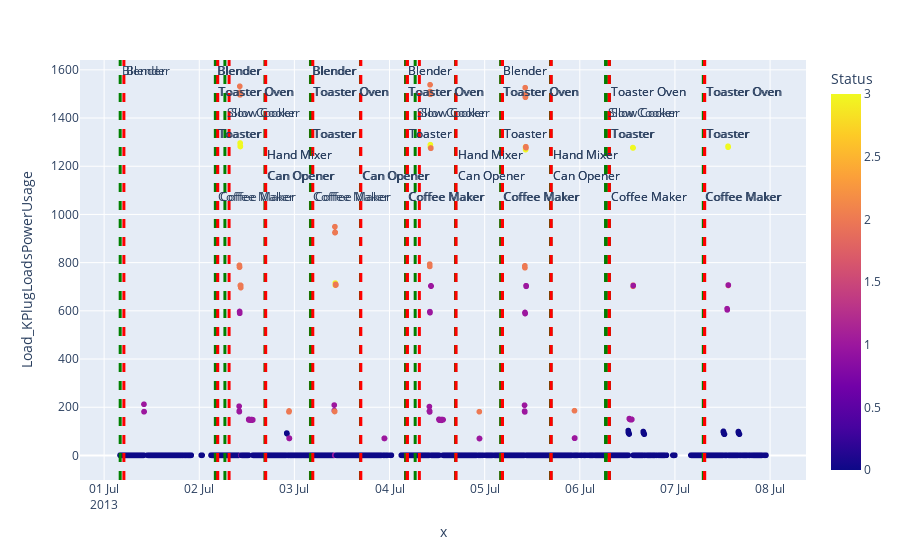

Notebook code cell kept with this figure:
### Code cell
fig = px.scatter(kitchen_plugs,
                 x=[time.timestamp() * 1000 for time in kitchen_plugs["Timestamp"]],
                 y="Load_KPlugLoadsPowerUsage", color="Status")

height = 1
for appliance, df in appliance_dict.items():
    for index in df.index:
        x = df.loc[index, "Timestamp"].timestamp() * 1000 - (2 + int(str(df.loc[index, "Timestamp"]).split("-")[-1][
                                                                         1])) * 3_600_000
        fig.add_vline(x=x,
                      line_width=3,
                      line_dash="dash",
                      annotation_text=df.loc[index, "Appliance"],
                      line_color=df.loc[index, "Color"],
                      annotation_y=height)
    height -= 0.05

fig.update_layout(
    xaxis={'type': 'date', 'tickformat': '%Y-%m-%d %H:%M:%S'}, )

fig.update_layout(
    xaxis_tickformatstops=[
        dict(dtickrange=[None, 60e6], value="%H:%M\n%d %b %y"),
        dict(dtickrange=[60e6, 10e10], value="%d %b\n%Y"),
        dict(dtickrange=[10e10, 10e100], value="%Y-%m-%d")])

fig.show()

### Figure 1 — Plotly figure (JSON) as saved in the notebook; plotly's stock layout.template omitted (floating-point values rounded to 4 significant figures; data arrays with more than 128 entries replaced by an {"elided": "..."} marker saying what was removed)
{"data": [{"hovertemplate": "x=%{x}<br>Load_KPlugLoadsPowerUsage=%{y}<br>Status=%{marker.color}<extra></extra>", "legendgroup": "", "marker": {"color": {"elided": "8210 float values"}, "coloraxis": "coloraxis", "symbol": "circle"}, "mode": "markers", "name": "", "showlegend": false, "x": {"elided": "8210 float values"}, "xaxis": "x", "y": {"elided": "8210 float values"}, "yaxis": "y", "type": "scattergl"}], "layout": {"xaxis": {"anchor": "y", "domain": [0.0, 1.0], "title": {"text": "x"}, "type": "date", "tickformat": "%Y-%m-%d %H:%M:%S", "tickformatstops": [{"dtickrange": [null, 60000000.0], "value": "%H:%M\n%d %b %y"}, {"dtickrange": [60000000.0, 100000000000.0], "value": "%d %b\n%Y"}, {"dtickrange": [100000000000.0, 1e+101], "value": "%Y-%m-%d"}]}, "yaxis": {"anchor": "x", "domain": [0.0, 1.0], "title": {"text": "Load_KPlugLoadsPowerUsage"}}, "coloraxis": {"colorbar": {"title": {"text": "Status"}}, "colorscale": [[0.0, "#0d0887"], [0.1111, "#46039f"], [0.2222, "#7201a8"], [0.3333, "#9c179e"], [0.4444, "#bd3786"], [0.5556, "#d8576b"], [0.6667, "#ed7953"], [0.7778, "#fb9f3a"], [0.8889, "#fdca26"], [1.0, "#f0f921"]]}, "legend": {"tracegroupgap": 0}, "margin": {"t": 60}, "shapes": [{"line": {"color": "green", "dash": "dash", "width": 3}, "type": "line", "x0": 1373000000000.0, "x1": 1373000000000.0, "xref": "x", "y0": 0, "y1": 1, "yref": "y domain"}, {"line": {"color": "red", "dash": "dash", "width": 3}, "type": "line", "x0": 1373000000000.0, "x1": 1373000000000.0, "xref": "x", "y0": 0, "y1": 1, "yref": "y domain"}, {"line": {"color": "green", "dash": "dash", "width": 3}, "type": "line", "x0": 1373000000000.0, "x1": 1373000000000.0, "xref": "x", "y0": 0, "y1": 1, "yref": "y domain"}, {"line": {"color": "red", "dash": "dash", "width": 3}, "type": "line", "x0": 1373000000000.0, "x1": 1373000000000.0, "xref": "x", "y0": 0, "y1": 1, "yref": "y domain"}, {"line": {"color": "green", "dash": "dash", "width": 3}, "type": "line", "x0": 1373000000000.0, "x1": 1373000000000.0, "xref": "x", "y0": 0, "y1": 1, "yref": "y domain"}, {"line": {"color": "red", "dash": "dash", "width": 3}, "type": "line", "x0": 1373000000000.0, "x1": 1373000000000.0, "xref": "x", "y0": 0, "y1": 1, "yref": "y domain"}, {"line": {"color": "green", "dash": "dash", "width": 3}, "type": "line", "x0": 1373000000000.0, "x1": 1373000000000.0, "xref": "x", "y0": 0, "y1": 1, "yref": "y domain"}, {"line": {"color": "red", "dash": "dash", "width": 3}, "type": "line", "x0": 1373000000000.0, "x1": 1373000000000.0, "xref": "x", "y0": 0, "y1": 1, "yref": "y domain"}, {"line": {"color": "green", "dash": "dash", "width": 3}, "type": "line", "x0": 1373000000000.0, "x1": 1373000000000.0, "xref": "x", "y0": 0, "y1": 1, "yref": "y domain"}, {"line": {"color": "red", "dash": "dash", "width": 3}, "type": "line", "x0": 1373000000000.0, "x1": 1373000000000.0, "xref": "x", "y0": 0, "y1": 1, "yref": "y domain"}, {"line": {"color": "green", "dash": "dash", "width": 3}, "type": "line", "x0": 1373000000000.0, "x1": 1373000000000.0, "xref": "x", "y0": 0, "y1": 1, "yref": "y domain"}, {"line": {"color": "red", "dash": "dash", "width": 3}, "type": "line", "x0": 1373000000000.0, "x1": 1373000000000.0, "xref": "x", "y0": 0, "y1": 1, "yref": "y domain"}, {"line": {"color": "green", "dash": "dash", "width": 3}, "type": "line", "x0": 1373000000000.0, "x1": 1373000000000.0, "xref": "x", "y0": 0, "y1": 1, "yref": "y domain"}, {"line": {"color": "red", "dash": "dash", "width": 3}, "type": "line", "x0": 1373000000000.0, "x1": 1373000000000.0, "xref": "x", "y0": 0, "y1": 1, "yref": "y domain"}, {"line": {"color": "green", "dash": "dash", "width": 3}, "type": "line", "x0": 1373000000000.0, "x1": 1373000000000.0, "xref": "x", "y0": 0, "y1": 1, "yref": "y domain"}, {"line": {"color": "red", "dash": "dash", "width": 3}, "type": "line", "x0": 1373000000000.0, "x1": 1373000000000.0, "xref": "x", "y0": 0, "y1": 1, "yref": "y domain"}, {"line": {"color": "green", "dash": "dash", "width": 3}, "type": "line", "x0": 1373000000000.0, "x1": 1373000000000.0, "xref": "x", "y0": 0, "y1": 1, "yref": "y domain"}, {"line": {"color": "red", "dash": "dash", "width": 3}, "type": "line", "x0": 1373000000000.0, "x1": 1373000000000.0, "xref": "x", "y0": 0, "y1": 1, "yref": "y domain"}, {"line": {"color": "green", "dash": "dash", "width": 3}, "type": "line", "x0": 1373000000000.0, "x1": 1373000000000.0, "xref": "x", "y0": 0, "y1": 1, "yref": "y domain"}, {"line": {"color": "red", "dash": "dash", "width": 3}, "type": "line", "x0": 1373000000000.0, "x1": 1373000000000.0, "xref": "x", "y0": 0, "y1": 1, "yref": "y domain"}, {"line": {"color": "green", "dash": "dash", "width": 3}, "type": "line", "x0": 1373000000000.0, "x1": 1373000000000.0, "xref": "x", "y0": 0, "y1": 1, "yref": "y domain"}, {"line": {"color": "red", "dash": "dash", "width": 3}, "type": "line", "x0": 1373000000000.0, "x1": 1373000000000.0, "xref": "x", "y0": 0, "y1": 1, "yref": "y domain"}, {"line": {"color": "green", "dash": "dash", "width": 3}, "type": "line", "x0": 1373000000000.0, "x1": 1373000000000.0, "xref": "x", "y0": 0, "y1": 1, "yref": "y domain"}, {"line": {"color": "red", "dash": "dash", "width": 3}, "type": "line", "x0": 1373000000000.0, "x1": 1373000000000.0, "xref": "x", "y0": 0, "y1": 1, "yref": "y domain"}, {"line": {"color": "green", "dash": "dash", "width": 3}, "type": "line", "x0": 1373000000000.0, "x1": 1373000000000.0, "xref": "x", "y0": 0, "y1": 1, "yref": "y domain"}, {"line": {"color": "red", "dash": "dash", "width": 3}, "type": "line", "x0": 1373000000000.0, "x1": 1373000000000.0, "xref": "x", "y0": 0, "y1": 1, "yref": "y domain"}, {"line": {"color": "green", "dash": "dash", "width": 3}, "type": "line", "x0": 1373000000000.0, "x1": 1373000000000.0, "xref": "x", "y0": 0, "y1": 1, "yref": "y domain"}, {"line": {"color": "red", "dash": "dash", "width": 3}, "type": "line", "x0": 1373000000000.0, "x1": 1373000000000.0, "xref": "x", "y0": 0, "y1": 1, "yref": "y domain"}, {"line": {"color": "green", "dash": "dash", "width": 3}, "type": "line", "x0": 1373000000000.0, "x1": 1373000000000.0, "xref": "x", "y0": 0, "y1": 1, "yref": "y domain"}, {"line": {"color": "red", "dash": "dash", "width": 3}, "type": "line", "x0": 1373000000000.0, "x1": 1373000000000.0, "xref": "x", "y0": 0, "y1": 1, "yref": "y domain"}, {"line": {"color": "green", "dash": "dash", "width": 3}, "type": "line", "x0": 1373000000000.0, "x1": 1373000000000.0, "xref": "x", "y0": 0, "y1": 1, "yref": "y domain"}, {"line": {"color": "red", "dash": "dash", "width": 3}, "type": "line", "x0": 1373000000000.0, "x1": 1373000000000.0, "xref": "x", "y0": 0, "y1": 1, "yref": "y domain"}, {"line": {"color": "green", "dash": "dash", "width": 3}, "type": "line", "x0": 1373000000000.0, "x1": 1373000000000.0, "xref": "x", "y0": 0, "y1": 1, "yref": "y domain"}, {"line": {"color": "red", "dash": "dash", "width": 3}, "type": "line", "x0": 1373000000000.0, "x1": 1373000000000.0, "xref": "x", "y0": 0, "y1": 1, "yref": "y domain"}, {"line": {"color": "green", "dash": "dash", "width": 3}, "type": "line", "x0": 1373000000000.0, "x1": 1373000000000.0, "xref": "x", "y0": 0, "y1": 1, "yref": "y domain"}, {"line": {"color": "red", "dash": "dash", "width": 3}, "type": "line", "x0": 1373000000000.0, "x1": 1373000000000.0, "xref": "x", "y0": 0, "y1": 1, "yref": "y domain"}, {"line": {"color": "green", "dash": "dash", "width": 3}, "type": "line", "x0": 1373000000000.0, "x1": 1373000000000.0, "xref": "x", "y0": 0, "y1": 1, "yref": "y domain"}, {"line": {"color": "red", "dash": "dash", "width": 3}, "type": "line", "x0": 1373000000000.0, "x1": 1373000000000.0, "xref": "x", "y0": 0, "y1": 1, "yref": "y domain"}, {"line": {"color": "green", "dash": "dash", "width": 3}, "type": "line", "x0": 1373000000000.0, "x1": 1373000000000.0, "xref": "x", "y0": 0, "y1": 1, "yref": "y domain"}, {"line": {"color": "red", "dash": "dash", "width": 3}, "type": "line", "x0": 1373000000000.0, "x1": 1373000000000.0, "xref": "x", "y0": 0, "y1": 1, "yref": "y domain"}, {"line": {"color": "green", "dash": "dash", "width": 3}, "type": "line", "x0": 1373000000000.0, "x1": 1373000000000.0, "xref": "x", "y0": 0, "y1": 1, "yref": "y domain"}, {"line": {"color": "red", "dash": "dash", "width": 3}, "type": "line", "x0": 1373000000000.0, "x1": 1373000000000.0, "xref": "x", "y0": 0, "y1": 1, "yref": "y domain"}, {"line": {"color": "green", "dash": "dash", "width": 3}, "type": "line", "x0": 1373000000000.0, "x1": 1373000000000.0, "xref": "x", "y0": 0, "y1": 1, "yref": "y domain"}, {"line": {"color": "red", "dash": "dash", "width": 3}, "type": "line", "x0": 1373000000000.0, "x1": 1373000000000.0, "xref": "x", "y0": 0, "y1": 1, "yref": "y domain"}, {"line": {"color": "green", "dash": "dash", "width": 3}, "type": "line", "x0": 1373000000000.0, "x1": 1373000000000.0, "xref": "x", "y0": 0, "y1": 1, "yref": "y domain"}, {"line": {"color": "red", "dash": "dash", "width": 3}, "type": "line", "x0": 1373000000000.0, "x1": 1373000000000.0, "xref": "x", "y0": 0, "y1": 1, "yref": "y domain"}, {"line": {"color": "green", "dash": "dash", "width": 3}, "type": "line", "x0": 1373000000000.0, "x1": 1373000000000.0, "xref": "x", "y0": 0, "y1": 1, "yref": "y domain"}, {"line": {"color": "red", "dash": "dash", "width": 3}, "type": "line", "x0": 1373000000000.0, "x1": 1373000000000.0, "xref": "x", "y0": 0, "y1": 1, "yref": "y domain"}, {"line": {"color": "green", "dash": "dash", "width": 3}, "type": "line", "x0": 1373000000000.0, "x1": 1373000000000.0, "xref": "x", "y0": 0, "y1": 1, "yref": "y domain"}, {"line": {"color": "red", "dash": "dash", "width": 3}, "type": "line", "x0": 1373000000000.0, "x1": 1373000000000.0, "xref": "x", "y0": 0, "y1": 1, "yref": "y domain"}, {"line": {"color": "green", "dash": "dash", "width": 3}, "type": "line", "x0": 1373000000000.0, "x1": 1373000000000.0, "xref": "x", "y0": 0, "y1": 1, "yref": "y domain"}, {"line": {"color": "red", "dash": "dash", "width": 3}, "type": "line", "x0": 1373000000000.0, "x1": 1373000000000.0, "xref": "x", "y0": 0, "y1": 1, "yref": "y domain"}, {"line": {"color": "green", "dash": "dash", "width": 3}, "type": "line", "x0": 1373000000000.0, "x1": 1373000000000.0, "xref": "x", "y0": 0, "y1": 1, "yref": "y domain"}, {"line": {"color": "red", "dash": "dash", "width": 3}, "type": "line", "x0": 1373000000000.0, "x1": 1373000000000.0, "xref": "x", "y0": 0, "y1": 1, "yref": "y domain"}, {"line": {"color": "green", "dash": "dash", "width": 3}, "type": "line", "x0": 1373000000000.0, "x1": 1373000000000.0, "xref": "x", "y0": 0, "y1": 1, "yref": "y domain"}, {"line": {"color": "red", "dash": "dash", "width": 3}, "type": "line", "x0": 1373000000000.0, "x1": 1373000000000.0, "xref": "x", "y0": 0, "y1": 1, "yref": "y domain"}, {"line": {"color": "green", "dash": "dash", "width": 3}, "type": "line", "x0": 1373000000000.0, "x1": 1373000000000.0, "xref": "x", "y0": 0, "y1": 1, "yref": "y domain"}, {"line": {"color": "red", "dash": "dash", "width": 3}, "type": "line", "x0": 1373000000000.0, "x1": 1373000000000.0, "xref": "x", "y0": 0, "y1": 1, "yref": "y domain"}, {"line": {"color": "green", "dash": "dash", "width": 3}, "type": "line", "x0": 1373000000000.0, "x1": 1373000000000.0, "xref": "x", "y0": 0, "y1": 1, "yref": "y domain"}, {"line": {"color": "red", "dash": "dash", "width": 3}, "type": "line", "x0": 1373000000000.0, "x1": 1373000000000.0, "xref": "x", "y0": 0, "y1": 1, "yref": "y domain"}, {"line": {"color": "green", "dash": "dash", "width": 3}, "type": "line", "x0": 1373000000000.0, "x1": 1373000000000.0, "xref": "x", "y0": 0, "y1": 1, "yref": "y domain"}, {"line": {"color": "red", "dash": "dash", "width": 3}, "type": "line", "x0": 1373000000000.0, "x1": 1373000000000.0, "xref": "x", "y0": 0, "y1": 1, "yref": "y domain"}, {"line": {"color": "green", "dash": "dash", "width": 3}, "type": "line", "x0": 1373000000000.0, "x1": 1373000000000.0, "xref": "x", "y0": 0, "y1": 1, "yref": "y domain"}, {"line": {"color": "red", "dash": "dash", "width": 3}, "type": "line", "x0": 1373000000000.0, "x1": 1373000000000.0, "xref": "x", "y0": 0, "y1": 1, "yref": "y domain"}, {"line": {"color": "green", "dash": "dash", "width": 3}, "type": "line", "x0": 1373000000000.0, "x1": 1373000000000.0, "xref": "x", "y0": 0, "y1": 1, "yref": "y domain"}, {"line": {"color": "red", "dash": "dash", "width": 3}, "type": "line", "x0": 1373000000000.0, "x1": 1373000000000.0, "xref": "x", "y0": 0, "y1": 1, "yref": "y domain"}], "annotations": [{"showarrow": false, "text": "Blender", "x": 1373000000000.0, "xanchor": "left", "xref": "x", "y": 1, "yanchor": "top", "yref": "y domain"}, {"showarrow": false, "text": "Blender", "x": 1373000000000.0, "xanchor": "left", "xref": "x", "y": 1, "yanchor": "top", "yref": "y domain"}, {"showarrow": false, "text": "Blender", "x": 1373000000000.0, "xanchor": "left", "xref": "x", "y": 1, "yanchor": "top", "yref": "y domain"}, {"showarrow": false, "text": "Blender", "x": 1373000000000.0, "xanchor": "left", "xref": "x", "y": 1, "yanchor": "top", "yref": "y domain"}, {"showarrow": false, "text": "Blender", "x": 1373000000000.0, "xanchor": "left", "xref": "x", "y": 1, "yanchor": "top", "yref": "y domain"}, {"showarrow": false, "text": "Blender", "x": 1373000000000.0, "xanchor": "left", "xref": "x", "y": 1, "yanchor": "top", "yref": "y domain"}, {"showarrow": false, "text": "Blender", "x": 1373000000000.0, "xanchor": "left", "xref": "x", "y": 1, "yanchor": "top", "yref": "y domain"}, {"showarrow": false, "text": "Blender", "x": 1373000000000.0, "xanchor": "left", "xref": "x", "y": 1, "yanchor": "top", "yref": "y domain"}, {"showarrow": false, "text": "Blender", "x": 1373000000000.0, "xanchor": "left", "xref": "x", "y": 1, "yanchor": "top", "yref": "y domain"}, {"showarrow": false, "text": "Blender", "x": 1373000000000.0, "xanchor": "left", "xref": "x", "y": 1, "yanchor": "top", "yref": "y domain"}, {"showarrow": false, "text": "Toaster Oven", "x": 1373000000000.0, "xanchor": "left", "xref": "x", "y": 0.95, "yanchor": "top", "yref": "y domain"}, {"showarrow": false, "text": "Toaster Oven", "x": 1373000000000.0, "xanchor": "left", "xref": "x", "y": 0.95, "yanchor": "top", "yref": "y domain"}, {"showarrow": false, "text": "Toaster Oven", "x": 1373000000000.0, "xanchor": "left", "xref": "x", "y": 0.95, "yanchor": "top", "yref": "y domain"}, {"showarrow": false, "text": "Toaster Oven", "x": 1373000000000.0, "xanchor": "left", "xref": "x", "y": 0.95, "yanchor": "top", "yref": "y domain"}, {"showarrow": false, "text": "Toaster Oven", "x": 1373000000000.0, "xanchor": "left", "xref": "x", "y": 0.95, "yanchor": "top", "yref": "y domain"}, {"showarrow": false, "text": "Toaster Oven", "x": 1373000000000.0, "xanchor": "left", "xref": "x", "y": 0.95, "yanchor": "top", "yref": "y domain"}, {"showarrow": false, "text": "Toaster Oven", "x": 1373000000000.0, "xanchor": "left", "xref": "x", "y": 0.95, "yanchor": "top", "yref": "y domain"}, {"showarrow": false, "text": "Toaster Oven", "x": 1373000000000.0, "xanchor": "left", "xref": "x", "y": 0.95, "yanchor": "top", "yref": "y domain"}, {"showarrow": false, "text": "Toaster Oven", "x": 1373000000000.0, "xanchor": "left", "xref": "x", "y": 0.95, "yanchor": "top", "yref": "y domain"}, {"showarrow": false, "text": "Toaster Oven", "x": 1373000000000.0, "xanchor": "left", "xref": "x", "y": 0.95, "yanchor": "top", "yref": "y domain"}, {"showarrow": false, "text": "Toaster Oven", "x": 1373000000000.0, "xanchor": "left", "xref": "x", "y": 0.95, "yanchor": "top", "yref": "y domain"}, {"showarrow": false, "text": "Toaster Oven", "x": 1373000000000.0, "xanchor": "left", "xref": "x", "y": 0.95, "yanchor": "top", "yref": "y domain"}, {"showarrow": false, "text": "Slow Cooker", "x": 1373000000000.0, "xanchor": "left", "xref": "x", "y": 0.9, "yanchor": "top", "yref": "y domain"}, {"showarrow": false, "text": "Slow Cooker", "x": 1373000000000.0, "xanchor": "left", "xref": "x", "y": 0.9, "yanchor": "top", "yref": "y domain"}, {"showarrow": false, "text": "Slow Cooker", "x": 1373000000000.0, "xanchor": "left", "xref": "x", "y": 0.9, "yanchor": "top", "yref": "y domain"}, {"showarrow": false, "text": "Slow Cooker", "x": 1373000000000.0, "xanchor": "left", "xref": "x", "y": 0.9, "yanchor": "top", "yref": "y domain"}, {"showarrow": false, "text": "Slow Cooker", "x": 1373000000000.0, "xanchor": "left", "xref": "x", "y": 0.9, "yanchor": "top", "yref": "y domain"}, {"showarrow": false, "text": "Slow Cooker", "x": 1373000000000.0, "xanchor": "left", "xref": "x", "y": 0.9, "yanchor": "top", "yref": "y domain"}, {"showarrow": false, "text": "Toaster", "x": 1373000000000.0, "xanchor": "left", "xref": "x", "y": 0.85, "yanchor": "top", "yref": "y domain"}, {"showarrow": false, "text": "Toaster", "x": 1373000000000.0, "xanchor": "left", "xref": "x", "y": 0.85, "yanchor": "top", "yref": "y domain"}, {"showarrow": false, "text": "Toaster", "x": 1373000000000.0, "xanchor": "left", "xref": "x", "y": 0.85, "yanchor": "top", "yref": "y domain"}, {"showarrow": false, "text": "Toaster", "x": 1373000000000.0, "xanchor": "left", "xref": "x", "y": 0.85, "yanchor": "top", "yref": "y domain"}, {"showarrow": false, "text": "Toaster", "x": 1373000000000.0, "xanchor": "left", "xref": "x", "y": 0.85, "yanchor": "top", "yref": "y domain"}, {"showarrow": false, "text": "Toaster", "x": 1373000000000.0, "xanchor": "left", "xref": "x", "y": 0.85, "yanchor": "top", "yref": "y domain"}, {"showarrow": false, "text": "Toaster", "x": 1373000000000.0, "xanchor": "left", "xref": "x", "y": 0.85, "yanchor": "top", "yref": "y domain"}, {"showarrow": false, "text": "Toaster", "x": 1373000000000.0, "xanchor": "left", "xref": "x", "y": 0.85, "yanchor": "top", "yref": "y domain"}, {"showarrow": false, "text": "Toaster", "x": 1373000000000.0, "xanchor": "left", "xref": "x", "y": 0.85, "yanchor": "top", "yref": "y domain"}, {"showarrow": false, "text": "Toaster", "x": 1373000000000.0, "xanchor": "left", "xref": "x", "y": 0.85, "yanchor": "top", "yref": "y domain"}, {"showarrow": false, "text": "Toaster", "x": 1373000000000.0, "xanchor": "left", "xref": "x", "y": 0.85, "yanchor": "top", "yref": "y domain"}, {"showarrow": false, "text": "Toaster", "x": 1373000000000.0, "xanchor": "left", "xref": "x", "y": 0.85, "yanchor": "top", "yref": "y domain"}, {"showarrow": false, "text": "Hand Mixer", "x": 1373000000000.0, "xanchor": "left", "xref": "x", "y": 0.8, "yanchor": "top", "yref": "y domain"}, {"showarrow": false, "text": "Hand Mixer", "x": 1373000000000.0, "xanchor": "left", "xref": "x", "y": 0.8, "yanchor": "top", "yref": "y domain"}, {"showarrow": false, "text": "Hand Mixer", "x": 1373000000000.0, "xanchor": "left", "xref": "x", "y": 0.8, "yanchor": "top", "yref": "y domain"}, {"showarrow": false, "text": "Hand Mixer", "x": 1373000000000.0, "xanchor": "left", "xref": "x", "y": 0.8, "yanchor": "top", "yref": "y domain"}, {"showarrow": false, "text": "Hand Mixer", "x": 1373000000000.0, "xanchor": "left", "xref": "x", "y": 0.8, "yanchor": "top", "yref": "y domain"}, {"showarrow": false, "text": "Hand Mixer", "x": 1373000000000.0, "xanchor": "left", "xref": "x", "y": 0.8, "yanchor": "top", "yref": "y domain"}, {"showarrow": false, "text": "Can Opener", "x": 1373000000000.0, "xanchor": "left", "xref": "x", "y": 0.75, "yanchor": "top", "yref": "y domain"}, {"showarrow": false, "text": "Can Opener", "x": 1373000000000.0, "xanchor": "left", "xref": "x", "y": 0.75, "yanchor": "top", "yref": "y domain"}, {"showarrow": false, "text": "Can Opener", "x": 1373000000000.0, "xanchor": "left", "xref": "x", "y": 0.75, "yanchor": "top", "yref": "y domain"}, {"showarrow": false, "text": "Can Opener", "x": 1373000000000.0, "xanchor": "left", "xref": "x", "y": 0.75, "yanchor": "top", "yref": "y domain"}, {"showarrow": false, "text": "Can Opener", "x": 1373000000000.0, "xanchor": "left", "xref": "x", "y": 0.75, "yanchor": "top", "yref": "y domain"}, {"showarrow": false, "text": "Can Opener", "x": 1373000000000.0, "xanchor": "left", "xref": "x", "y": 0.75, "yanchor": "top", "yref": "y domain"}, {"showarrow": false, "text": "Can Opener", "x": 1373000000000.0, "xanchor": "left", "xref": "x", "y": 0.75, "yanchor": "top", "yref": "y domain"}, {"showarrow": false, "text": "Can Opener", "x": 1373000000000.0, "xanchor": "left", "xref": "x", "y": 0.75, "yanchor": "top", "yref": "y domain"}, {"showarrow": false, "text": "Coffee Maker", "x": 1373000000000.0, "xanchor": "left", "xref": "x", "y": 0.7, "yanchor": "top", "yref": "y domain"}, {"showarrow": false, "text": "Coffee Maker", "x": 1373000000000.0, "xanchor": "left", "xref": "x", "y": 0.7, "yanchor": "top", "yref": "y domain"}, {"showarrow": false, "text": "Coffee Maker", "x": 1373000000000.0, "xanchor": "left", "xref": "x", "y": 0.7, "yanchor": "top", "yref": "y domain"}, {"showarrow": false, "text": "Coffee Maker", "x": 1373000000000.0, "xanchor": "left", "xref": "x", "y": 0.7, "yanchor": "top", "yref": "y domain"}, {"showarrow": false, "text": "Coffee Maker", "x": 1373000000000.0, "xanchor": "left", "xref": "x", "y": 0.7, "yanchor": "top", "yref": "y domain"}, {"showarrow": false, "text": "Coffee Maker", "x": 1373000000000.0, "xanchor": "left", "xref": "x", "y": 0.7, "yanchor": "top", "yref": "y domain"}, {"showarrow": false, "text": "Coffee Maker", "x": 1373000000000.0, "xanchor": "left", "xref": "x", "y": 0.7, "yanchor": "top", "yref": "y domain"}, {"showarrow": false, "text": "Coffee Maker", "x": 1373000000000.0, "xanchor": "left", "xref": "x", "y": 0.7, "yanchor": "top", "yref": "y domain"}, {"showarrow": false, "text": "Coffee Maker", "x": 1373000000000.0, "xanchor": "left", "xref": "x", "y": 0.7, "yanchor": "top", "yref": "y domain"}, {"showarrow": false, "text": "Coffee Maker", "x": 1373000000000.0, "xanchor": "left", "xref": "x", "y": 0.7, "yanchor": "top", "yref": "y domain"}, {"showarrow": false, "text": "Coffee Maker", "x": 1373000000000.0, "xanchor": "left", "xref": "x", "y": 0.7, "yanchor": "top", "yref": "y domain"}, {"showarrow": false, "text": "Coffee Maker", "x": 1373000000000.0, "xanchor": "left", "xref": "x", "y": 0.7, "yanchor": "top", "yref": "y domain"}]}}
